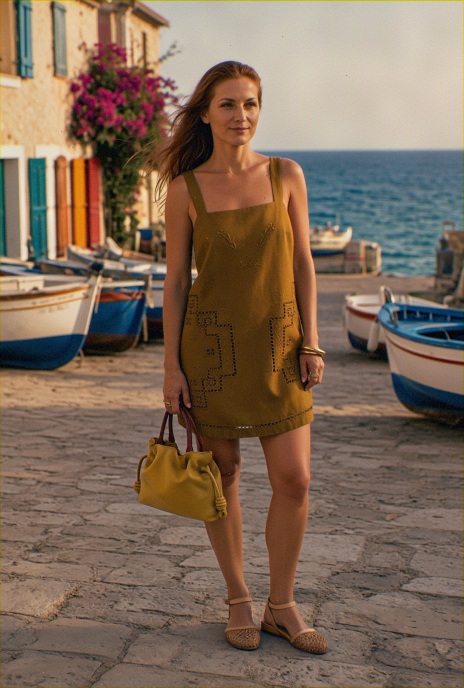
#> input picture debug/GEN/01.jpg, 928 x 1376 px (shown at 1/2 size); its folder holds only this picture in this run
$ python spectral_metrics.py --real ../debug/GEN --gen ../debug/GEN --out out
#> lines starting #> are read from the running program, lines starting #| are printed output that depends on the picture
#!/usr/bin/env python3
"""Standalone dev script: compare high-frequency noise statistics between
real photos and AI-generated images in the frequency domain.

Usage:
    python tools/spectral_metrics.py --real debug/REAL --gen debug/GEN --out debug/out
"""

import argparse
import csv
import os
import sys

import matplotlib

matplotlib.use("Agg")
import matplotlib.pyplot as plt
import numpy as np
from PIL import Image
from scipy.signal import windows


def discover_images(directory):
    """Return sorted list of image file paths in *directory*."""
    exts = (".jpg", ".jpeg", ".png")
    files = []
    if not os.path.isdir(directory):
        return files
    for name in os.listdir(directory):
        lower = name.lower()
        if lower.endswith(exts):
            files.append(os.path.join(directory, name))
    files.sort(key=lambda p: os.path.basename(p))
    return files


def load_image(path):
    """Load image, convert to grayscale, optionally downscale to max side 1024,
    return float32 array in [0, 1]. Never upscales."""
    img = Image.open(path).convert("L")
    w, h = img.size
    max_side = max(w, h)
    if max_side > 1024:
        scale = 1024.0 / max_side
        new_w = max(1, int(round(w * scale)))
        new_h = max(1, int(round(h * scale)))
        img = img.resize((new_w, new_h), Image.BOX)
    arr = np.asarray(img, dtype=np.float32) / 255.0
    return arr


def radial_power_spectrum(arr):
    """Compute radially averaged power spectrum.

    Returns freqs (bin centers over [0, 0.5]) and power (average power per bin).
    """
    h, w = arr.shape
    # Subtract mean
    arr = arr - arr.mean()
    # 2D Hann window (outer product of two 1D Hann windows)
    hann_y = windows.hann(h, sym=False)
    hann_x = windows.hann(w, sym=False)
    window = np.outer(hann_y, hann_x).astype(np.float32)
    arr = arr * window
    # 2D FFT
    F = np.fft.fftshift(np.fft.fft2(arr))
    power = np.abs(F) ** 2
    # Radial distance from center, normalized so Nyquist = 0.5
    cy, cx = h / 2.0, w / 2.0
    yy, xx = np.ogrid[:h, :w]
    r = np.sqrt(((yy - cy) / h) ** 2 + ((xx - cx) / w) ** 2)
    # 64 radial bins over [0, 0.5]
    n_bins = 64
    bin_edges = np.linspace(0.0, 0.5, n_bins + 1)
    r_flat = r.ravel()
    p_flat = power.ravel()
    bin_idx = np.minimum(np.floor(r_flat / 0.5 * n_bins).astype(int), n_bins - 1)
    bin_sum = np.bincount(bin_idx, weights=p_flat, minlength=n_bins)
    bin_count = np.bincount(bin_idx, minlength=n_bins)
    with np.errstate(divide="ignore", invalid="ignore"):
        avg_power = np.where(bin_count > 0, bin_sum / np.maximum(bin_count, 1), 0.0)
    freqs = (bin_edges[:-1] + bin_edges[1:]) / 2.0
    return freqs, avg_power


def spectral_distance(freqs_real, power_real, freqs_gen, power_gen):
    """Compute spectral distance metrics restricted to band [0.1, 0.5]."""
    band_mask = (freqs_real >= 0.1) & (freqs_real <= 0.5)
    fr = freqs_real[band_mask]
    pr = power_real[band_mask]
    pg = power_gen[band_mask]

    log_pr = np.log10(pr + 1e-12)
    log_pg = np.log10(pg + 1e-12)

    diff = log_pg - log_pr
    rmse = float(np.sqrt(np.mean(diff ** 2)))
    mean_diff_db = float(np.mean(diff) * 10.0)

    # Linear fit slope of log10(power) vs log10(freq)
    # Guard against zero/negative freqs
    mask_r = fr > 0
    mask_g = fr > 0
    if np.count_nonzero(mask_r) >= 2:
        slope_real = float(np.polyfit(np.log10(fr[mask_r]), log_pr[mask_r], 1)[0])
    else:
        slope_real = 0.0
    if np.count_nonzero(mask_g) >= 2:
        slope_gen = float(np.polyfit(np.log10(fr[mask_g]), log_pg[mask_g], 1)[0])
    else:
        slope_gen = 0.0
    slope_delta = slope_gen - slope_real

    return rmse, mean_diff_db, slope_real, slope_gen, slope_delta


def save_plot(freqs_real, power_real, freqs_gen, power_gen, rmse, mean_diff_db,
              slope_real, slope_gen, slope_delta, out_path):
    """Save log-log spectrum comparison plot."""
    plt.figure(figsize=(6, 4))
    mask_r = freqs_real > 0
    mask_g = freqs_gen > 0
    plt.loglog(freqs_real[mask_r], power_real[mask_r] + 1e-12, label="real", color="C0")
    plt.loglog(freqs_gen[mask_g], power_gen[mask_g] + 1e-12, label="gen", color="C1")
    plt.axvspan(0.1, 0.5, color="gray", alpha=0.2, label="0.1–0.5 band")
    plt.xlabel("Normalized frequency (Nyquist = 0.5)")
    plt.ylabel("Power")
    plt.title(f"RMSE={rmse:.4f}  mean_diff_db={mean_diff_db:.2f}  "
              f"slope_real={slope_real:.3f}  slope_gen={slope_gen:.3f}  delta={slope_delta:.3f}")
    plt.legend()
    plt.grid(True, alpha=0.3)
    plt.tight_layout()
    plt.savefig(out_path, dpi=100)
    plt.close()


def main():
    parser = argparse.ArgumentParser(
        description="Compare spectral noise stats between real and generated images."
    )
    parser.add_argument("--real", required=True, help="Directory with real photos")
    parser.add_argument("--gen", required=True, help="Directory with generated images")
    parser.add_argument("--out", required=True, help="Output directory for plots and CSV")
    args = parser.parse_args()

    real_files = discover_images(args.real)
    gen_files = discover_images(args.gen)

    if not real_files and not gen_files:
        print("No image files found in either directory.")
        return

    n_pairs = min(len(real_files), len(gen_files))
    if n_pairs == 0:
        print("No matching image pairs to process.")
        return

    os.makedirs(args.out, exist_ok=True)

    rows = []
    for i in range(n_pairs):
        real_path = real_files[i]
        gen_path = gen_files[i]
        real_name = os.path.basename(real_path)
        gen_name = os.path.basename(gen_path)

        real_arr = load_image(real_path)
#> in load_image, `img = Image.open(path).convert("L")`:
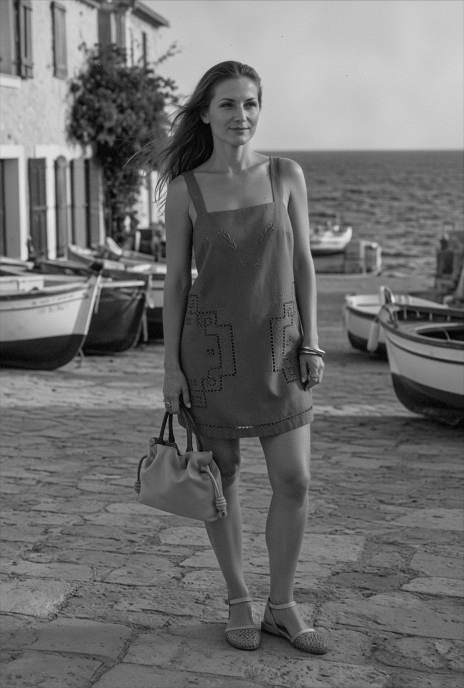
#> img: PIL image 928x1376 L (shown at 1/2 size); min 0, max 244, mean 110.8
#> in load_image, `img = img.resize((new_w, new_h), Image.BOX)`:
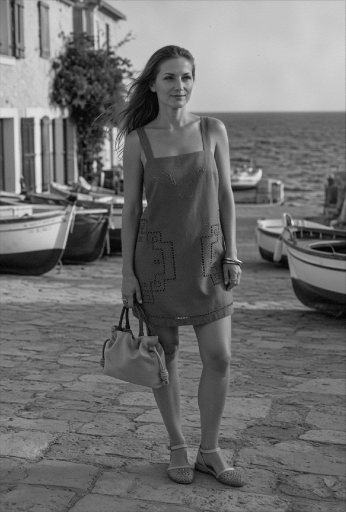
#> img: PIL image 691x1024 L (shown at 1/2 size); min 0, max 241, mean 110.9
        gen_arr = load_image(gen_path)

        freqs_real, power_real = radial_power_spectrum(real_arr)
#> in radial_power_spectrum, `arr = arr * window`:
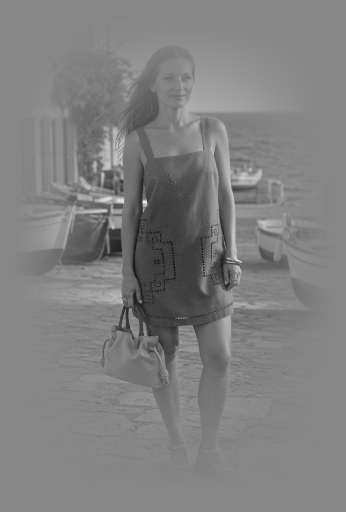
#> arr: shape (1024, 691) float32 (shown at 1/2 size); min -0.425, max 0.381, mean -0.0212; drawn with min black and max white
#> in radial_power_spectrum, `bin_sum = np.bincount(bin_idx, weights=p_flat, minlength=n_bins)`: bin_sum = 64 values, max 1.81e+09 at index 0, min 339604.5 at index 62, mean 39733542.5
#> in radial_power_spectrum, `avg_power = np.where(bin_count > 0, bin_sum / np.maximum(bin_count, 1)..`: avg_power = 64 values, max 13537480.1 at index 0, min 10.38 at index 63, mean 226425.3
#> freqs_real = 64 values from 0.00391 to 0.496; power_real has the same summary as avg_power in radial_power_spectrum
        freqs_gen, power_gen = radial_power_spectrum(gen_arr)
#> freqs_gen = 64 values from 0.00391 to 0.496; power_gen has the same summary as avg_power in radial_power_spectrum

        rmse, mean_diff_db, slope_real, slope_gen, slope_delta = spectral_distance(
            freqs_real, power_real, freqs_gen, power_gen
        )
#> in spectral_distance, `fr = freqs_real[band_mask]`: fr = 51 values from 0.105 to 0.496
#> in spectral_distance, `pr = power_real[band_mask]`: pr = 51 values, max 2057.9 at index 0, min 10.38 at index 50, mean 268.4
#> in spectral_distance, `pg = power_gen[band_mask]`: pg has the same summary as pr
#> in spectral_distance, `log_pr = np.log10(pr + 1e-12)`: log_pr = 51 values, max 3.31 at index 0, min 1.02 at index 50, mean 2.03
#> in spectral_distance, `log_pg = np.log10(pg + 1e-12)`: log_pg has the same summary as log_pr
#> in spectral_distance, `diff = log_pg - log_pr`: diff = 51 values from 0 to 0
#> in spectral_distance, `rmse = float(np.sqrt(np.mean(diff ** 2)))`: rmse = 0
#> in spectral_distance, `slope_real = float(np.polyfit(np.log10(fr[mask_r]), log_pr[mask_r], 1)..`: slope_real = -3.07
#> in spectral_distance, `slope_delta = slope_gen - slope_real`: slope_delta = 0
#> rmse = 0; mean_diff_db = 0; slope_real = -3.07; slope_gen = -3.07; slope_delta = 0

        plot_name = f"spectrum_compare_{i:02d}.png"
        plot_path = os.path.join(args.out, plot_name)
        save_plot(freqs_real, power_real, freqs_gen, power_gen,
                  rmse, mean_diff_db, slope_real, slope_gen, slope_delta, plot_path)
#> in save_plot, `plt.savefig(out_path, dpi=100)`:
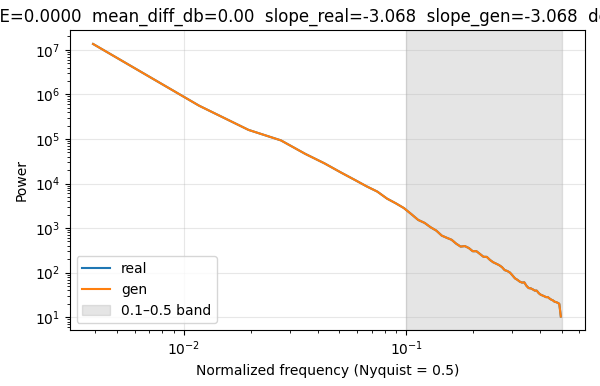
#> figure drawn by matplotlib, 1 panel; curve peaks at x = 0.00391, y = 13537480.1; curve peaks at x = 0.00391, y = 13537480.1

        rows.append({
            "real_file": real_name,
            "gen_file": gen_name,
            "rmse": rmse,
            "mean_diff_db": mean_diff_db,
            "slope_real": slope_real,
            "slope_gen": slope_gen,
            "slope_delta": slope_delta,
        })

        print(f"[{i+1}/{n_pairs}] {real_name} vs {gen_name}: "
              f"rmse={rmse:.4f} mean_diff_db={mean_diff_db:.2f} "
              f"slope_delta={slope_delta:.3f}")
#| [1/1] 01.jpg vs 01.jpg: rmse=0.0000 mean_diff_db=0.00 slope_delta=0.000

    csv_path = os.path.join(args.out, "summary.csv")
    with open(csv_path, "w", newline="") as f:
        writer = csv.DictWriter(f, fieldnames=[
            "real_file", "gen_file", "rmse", "mean_diff_db",
            "slope_real", "slope_gen", "slope_delta",
        ])
        writer.writeheader()
        writer.writerows(rows)

    print(f"\nPlots saved to: {args.out}")
    print(f"Summary CSV: {csv_path}")


if __name__ == "__main__":
    main()

$ run again, on debug/GEN/05.jpg
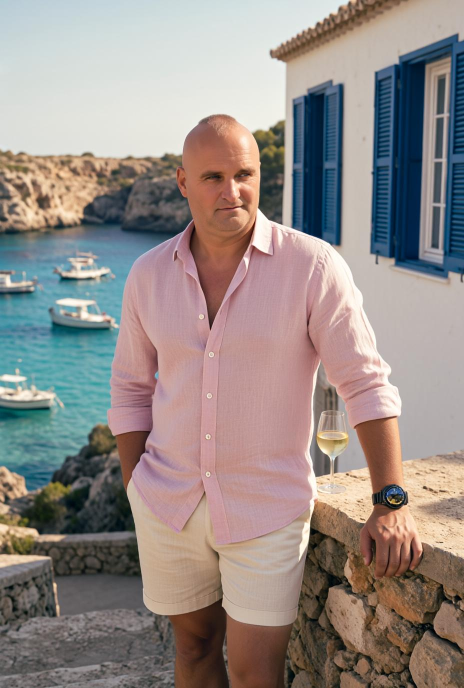
#> input picture debug/GEN/05.jpg, 928 x 1376 px (shown at 1/2 size)
#> in radial_power_spectrum, `arr = arr * window`:
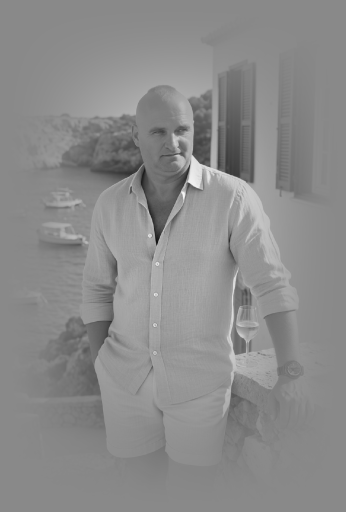
#> arr: shape (1024, 691) float32 (shown at 1/2 size); min -0.457, max 0.391, mean 0.00631; drawn with min black and max white
#> bin_sum = 64 values, max 939072296.2 at index 0, min 153311.8 at index 62, mean 28030659.1
#> avg_power = 64 values, max 7008002.2 at index 0, min 3.59 at index 63, mean 128555.2
#> freqs_real = 64 values from 0.00391 to 0.496; power_real has the same summary as avg_power in radial_power_spectrum
#> power_gen has the same summary as avg_power in radial_power_spectrum
#> fr = 51 values from 0.105 to 0.496
#> pr = 51 values, max 2273.5 at index 0, min 3.59 at index 50, mean 271.2
#> pg has the same summary as pr
#> log_pr = 51 values, max 3.36 at index 0, min 0.555 at index 50, mean 1.9
#> log_pg has the same summary as log_pr
#> diff = 51 values from 0 to 0
#> in spectral_distance, `rmse = float(np.sqrt(np.mean(diff ** 2)))`: rmse = 0
#> in spectral_distance, `slope_real = float(np.polyfit(np.log10(fr[mask_r]), log_pr[mask_r], 1)..`: slope_real = -3.71
#> in spectral_distance, `slope_delta = slope_gen - slope_real`: slope_delta = 0
#> in main, `rmse, mean_diff_db, slope_real, slope_gen, slope_delta = spectral_dist..`: slope_real = -3.71; slope_delta = 0
#> in save_plot, `plt.savefig(out_path, dpi=100)`:
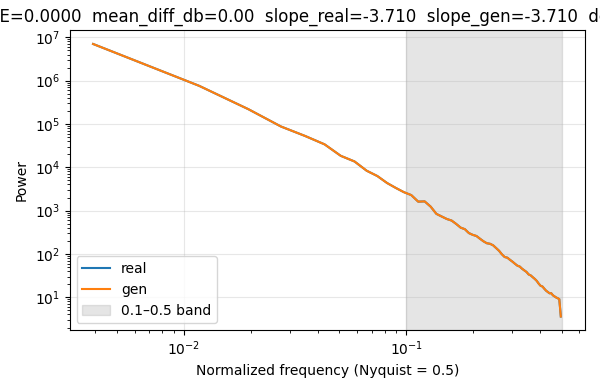
#> figure drawn by matplotlib, 1 panel; curve peaks at x = 0.00391, y = 7008002.2; curve peaks at x = 0.00391, y = 7008002.2
#| [1/1] 05.jpg vs 05.jpg: rmse=0.0000 mean_diff_db=0.00 slope_delta=0.000

$ run again, on debug/GEN/06.jpg
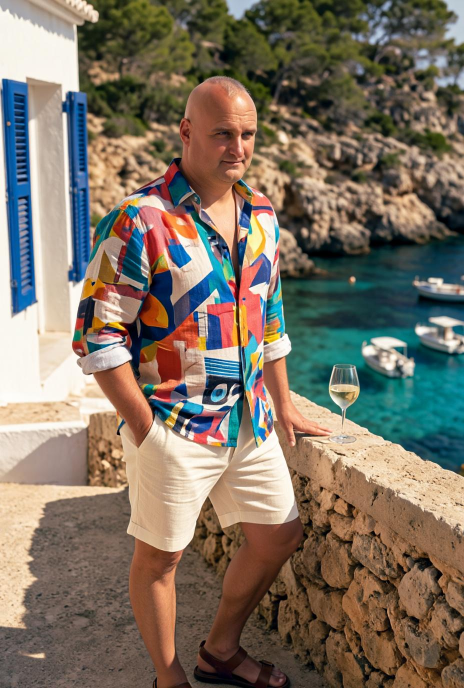
#> input picture debug/GEN/06.jpg, 928 x 1376 px (shown at 1/2 size)
#> in radial_power_spectrum, `arr = arr * window`:
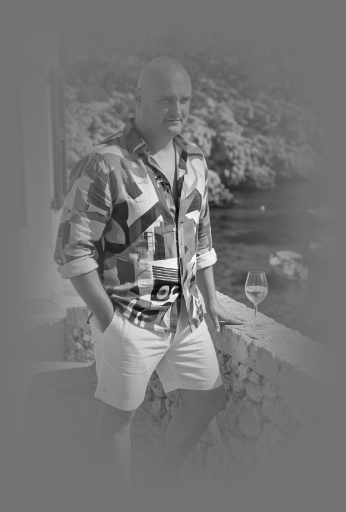
#> arr: shape (1024, 691) float32 (shown at 1/2 size); min -0.434, max 0.524, mean 0.00845; drawn with min black and max white
#> bin_sum = 64 values, max 1.66e+09 at index 0, min 793428 at index 61, mean 73892629.6
#> avg_power = 64 values, max 12424330.8 at index 0, min 17.18 at index 63, mean 254359.4
#> freqs_real = 64 values from 0.00391 to 0.496; power_real has the same summary as avg_power in radial_power_spectrum
#> power_gen has the same summary as avg_power in radial_power_spectrum
#> fr = 51 values from 0.105 to 0.496
#> pr = 51 values, max 9808.4 at index 0, min 17.18 at index 50, mean 1351.4
#> pg has the same summary as pr
#> log_pr = 51 values, max 3.99 at index 0, min 1.23 at index 50, mean 2.62
#> log_pg has the same summary as log_pr
#> diff = 51 values from 0 to 0
#> in spectral_distance, `rmse = float(np.sqrt(np.mean(diff ** 2)))`: rmse = 0
#> in spectral_distance, `slope_real = float(np.polyfit(np.log10(fr[mask_r]), log_pr[mask_r], 1)..`: slope_real = -3.68
#> in spectral_distance, `slope_delta = slope_gen - slope_real`: slope_delta = 0
#> in main, `rmse, mean_diff_db, slope_real, slope_gen, slope_delta = spectral_dist..`: slope_real = -3.68; slope_delta = 0
#> in save_plot, `plt.savefig(out_path, dpi=100)`:
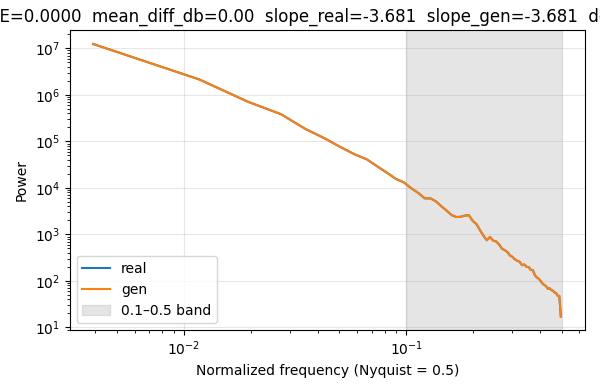
#> figure drawn by matplotlib, 1 panel; curve peaks at x = 0.00391, y = 12424330.8; curve peaks at x = 0.00391, y = 12424330.8
#| [1/1] 06.jpg vs 06.jpg: rmse=0.0000 mean_diff_db=0.00 slope_delta=0.000
